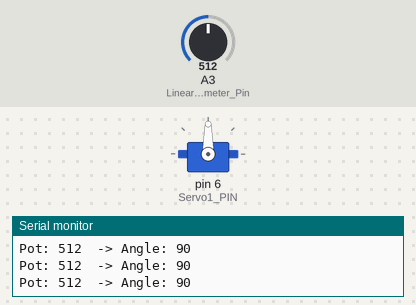
Recording of a sketch running on a simulated Arduino Uno, built with avr-gcc and run on an emulated ATmega328P. Parts: servo, the last lines printed to the serial monitor. Inputs (shaded band) come from the test bench; at power-on: A3 (LinearPotentiometer_Pin) = 512.

Above: at 1.2 s.
1.3 s: A3 (LinearPotentiometer_Pin) set to 550
At 2.2 s:
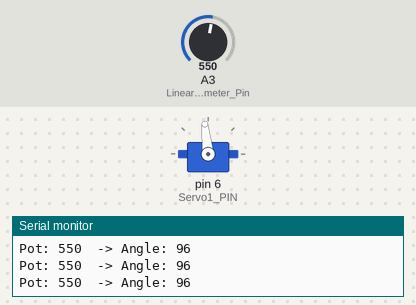
4.3 s: A3 (LinearPotentiometer_Pin) set to 578
At 4.9 s:
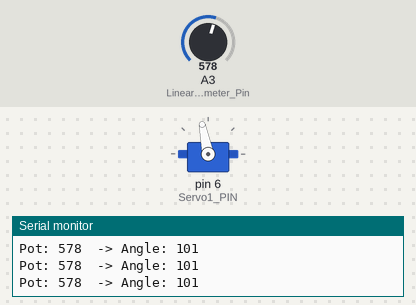
5.8 s: A3 (LinearPotentiometer_Pin) set to 716
At 7.0 s:
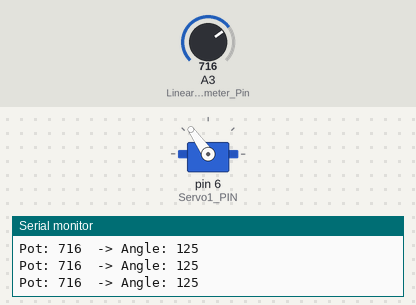
7.3 s: A3 (LinearPotentiometer_Pin) set to 306
At 8.0 s:
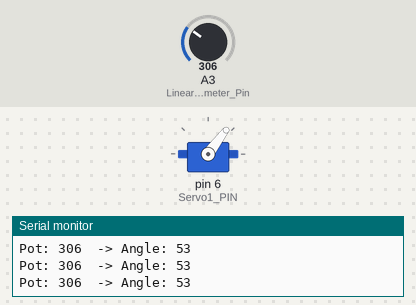
8.8 s: A3 (LinearPotentiometer_Pin) set to 122
At 9.4 s:
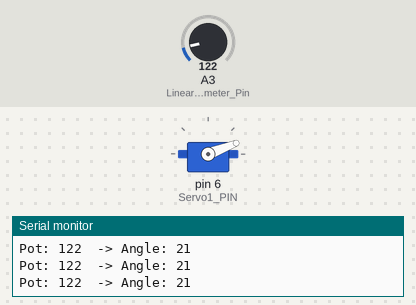
10.3 s: A3 (LinearPotentiometer_Pin) set to 0
At 10.7 s:
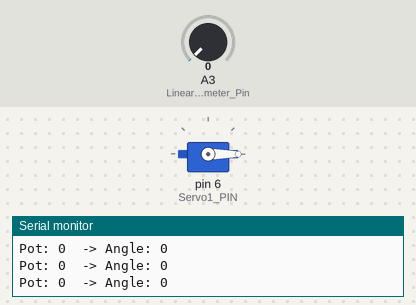
Timing chart, 0 to 12.8 s (numbered marks = the images above; inputs shaded):
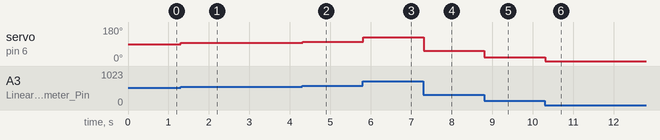

The sketch:

lesson-20_Servo.ino
```cpp
#include <Servo.h>

// ====== Pin definition ======
#define Servo1_PIN 6
#define LinearPotentiometer_Pin A3

// ====== Create a servo object ======
Servo myservo1;

void setup() {
  Serial.begin(115200);

  // Bind the servo pin (with adjustable pulse width range)
  myservo1.attach(Servo1_PIN, 600, 2520);

  Serial.println("Potentiometer -> Servo Control Ready");
}

void loop() {
  // Read the sliding rheostat
  int potValue = analogRead(LinearPotentiometer_Pin);  // 0 ~ 1023

  // Value mapping: Potentiometer -> Rudder angle
  int angle = map(potValue, 0, 1023, 0, 180);

  // Control the rotation of the servo motor
  myservo1.write(angle);

  // Serial port debugging output
  Serial.print("Pot: ");
  Serial.print(potValue);
  Serial.print("  -> Angle: ");
  Serial.println(angle);

  delay(15);  // Give the steering gear some reaction time
}
```

Measured:
- after the input at 1.3 s, servo on pin 6 (Servo1_PIN): 90° → 96° at once
- after the input at 4.3 s, servo on pin 6 (Servo1_PIN): 96° → 101° at once
- after the input at 5.8 s, servo on pin 6 (Servo1_PIN): 101° → 125° at once
- after the input at 7.3 s, servo on pin 6 (Servo1_PIN): 125° → 53° at once
- after the input at 8.8 s, servo on pin 6 (Servo1_PIN): 53° → 21° at once
- after the input at 10.3 s, servo on pin 6 (Servo1_PIN): 21° → 0° at once
